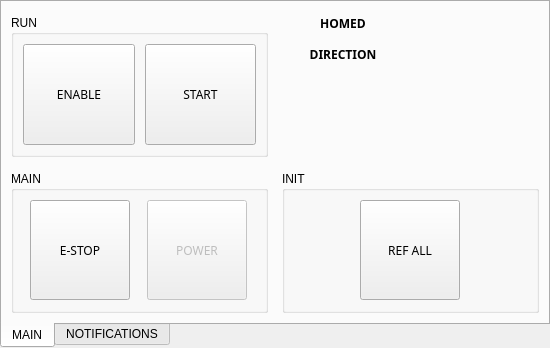
<?xml version="1.0" encoding="UTF-8"?>
<ui version="4.0">
 <class>Form</class>
 <widget class="VCPMainWindow" name="Form">
  <property name="geometry">
   <rect>
    <x>0</x>
    <y>0</y>
    <width>550</width>
    <height>348</height>
   </rect>
  </property>
  <property name="windowTitle">
   <string>Form</string>
  </property>
  <widget class="QWidget" name="centralwidget">
   <layout class="QHBoxLayout" name="horizontalLayout">
    <property name="spacing">
     <number>0</number>
    </property>
    <property name="leftMargin">
     <number>0</number>
    </property>
    <property name="topMargin">
     <number>0</number>
    </property>
    <property name="rightMargin">
     <number>0</number>
    </property>
    <property name="bottomMargin">
     <number>0</number>
    </property>
    <item>
     <widget class="QTabWidget" name="mainTabWidget">
      <property name="enabled">
       <bool>true</bool>
      </property>
      <property name="tabPosition">
       <enum>QTabWidget::South</enum>
      </property>
      <property name="currentIndex">
       <number>0</number>
      </property>
      <widget class="QWidget" name="tab">
       <attribute name="title">
        <string>MAIN</string>
       </attribute>
       <layout class="QHBoxLayout" name="horizontalLayout_4">
        <property name="spacing">
         <number>14</number>
        </property>
        <property name="topMargin">
         <number>0</number>
        </property>
        <item>
         <layout class="QGridLayout" name="gridLayout">
          <property name="topMargin">
           <number>13</number>
          </property>
          <item row="0" column="2">
           <layout class="QGridLayout" name="gridLayout_2">
            <item row="0" column="1">
             <widget class="StatusLED" name="statusled_2">
              <property name="rules" stdset="0">
               <string>[{&quot;channels&quot;: [{&quot;url&quot;: &quot;status:all_axes_homed&quot;, &quot;trigger&quot;: true}], &quot;property&quot;: &quot;On&quot;, &quot;expression&quot;: &quot;ch[0]&quot;, &quot;name&quot;: &quot;Homed&quot;}]</string>
              </property>
             </widget>
            </item>
            <item row="1" column="0">
             <widget class="QLabel" name="label_9">
              <property name="font">
               <font>
                <family>Sans</family>
                <weight>75</weight>
                <italic>false</italic>
                <bold>true</bold>
               </font>
              </property>
              <property name="text">
               <string>DIRECTION</string>
              </property>
              <property name="alignment">
               <set>Qt::AlignCenter</set>
              </property>
             </widget>
            </item>
            <item row="1" column="1">
             <widget class="HalLedIndicator" name="halledindicator_2">
              <property name="state">
               <bool>false</bool>
              </property>
              <property name="pinBaseName" stdset="0">
               <string>direction_led</string>
              </property>
             </widget>
            </item>
            <item row="3" column="0">
             <widget class="DROLabel" name="drolabel_2">
              <property name="referenceType" stdset="0">
               <number>1</number>
              </property>
              <property name="axisNumber" stdset="0">
               <number>1</number>
              </property>
              <property name="inchFormat" stdset="0">
               <string>%9.4f</string>
              </property>
              <property name="millimeterFormat" stdset="0">
               <string>%10.3f</string>
              </property>
              <property name="degreeFormat" stdset="0">
               <string>%10.2f</string>
              </property>
              <property name="latheMode" stdset="0">
               <number>0</number>
              </property>
             </widget>
            </item>
            <item row="2" column="1">
             <widget class="StatusLED" name="statusled">
              <property name="state">
               <bool>false</bool>
              </property>
              <property name="rules" stdset="0">
               <string>[{&quot;channels&quot;: [{&quot;url&quot;: &quot;status:joint.0.velocity&quot;, &quot;trigger&quot;: true}], &quot;property&quot;: &quot;On&quot;, &quot;expression&quot;: &quot;bool(ch[0])&quot;, &quot;name&quot;: &quot;Motion&quot;}]</string>
              </property>
             </widget>
            </item>
            <item row="0" column="0">
             <widget class="QLabel" name="label_6">
              <property name="font">
               <font>
                <family>Sans</family>
                <weight>75</weight>
                <italic>false</italic>
                <bold>true</bold>
               </font>
              </property>
              <property name="text">
               <string>HOMED</string>
              </property>
              <property name="alignment">
               <set>Qt::AlignCenter</set>
              </property>
             </widget>
            </item>
            <item row="2" column="0">
             <widget class="DROLabel" name="drolabel">
              <property name="referenceType" stdset="0">
               <number>1</number>
              </property>
              <property name="axisNumber" stdset="0">
               <number>0</number>
              </property>
              <property name="inchFormat" stdset="0">
               <string>%9.4f</string>
              </property>
              <property name="millimeterFormat" stdset="0">
               <string>%10.3f</string>
              </property>
              <property name="degreeFormat" stdset="0">
               <string>%10.2f</string>
              </property>
              <property name="latheMode" stdset="0">
               <number>0</number>
              </property>
             </widget>
            </item>
            <item row="4" column="0">
             <widget class="DROLabel" name="drolabel_3">
              <property name="referenceType" stdset="0">
               <number>1</number>
              </property>
              <property name="axisNumber" stdset="0">
               <number>2</number>
              </property>
              <property name="inchFormat" stdset="0">
               <string>%9.4f</string>
              </property>
              <property name="millimeterFormat" stdset="0">
               <string>%10.3f</string>
              </property>
              <property name="degreeFormat" stdset="0">
               <string>%10.2f</string>
              </property>
              <property name="latheMode" stdset="0">
               <number>0</number>
              </property>
             </widget>
            </item>
            <item row="4" column="1">
             <widget class="StatusLED" name="statusled_6">
              <property name="rules" stdset="0">
               <string>[{&quot;channels&quot;: [{&quot;url&quot;: &quot;status:joint.2.velocity&quot;, &quot;trigger&quot;: true}], &quot;property&quot;: &quot;On&quot;, &quot;expression&quot;: &quot;bool(ch[0])&quot;, &quot;name&quot;: &quot;Motion&quot;}]</string>
              </property>
             </widget>
            </item>
            <item row="3" column="1">
             <widget class="StatusLED" name="statusled_7">
              <property name="rules" stdset="0">
               <string>[{&quot;channels&quot;: [{&quot;url&quot;: &quot;status:joint.1.velocity&quot;, &quot;trigger&quot;: true}], &quot;property&quot;: &quot;On&quot;, &quot;expression&quot;: &quot;bool(ch[0])&quot;, &quot;name&quot;: &quot;Motion&quot;}]</string>
              </property>
             </widget>
            </item>
           </layout>
          </item>
          <item row="1" column="2">
           <widget class="QGroupBox" name="main_gbox_3">
            <property name="title">
             <string>INIT</string>
            </property>
            <layout class="QHBoxLayout" name="horizontalLayout_8">
             <property name="spacing">
              <number>10</number>
             </property>
             <item>
              <widget class="ActionButton" name="ref_all_button">
               <property name="sizePolicy">
                <sizepolicy hsizetype="Fixed" vsizetype="Fixed">
                 <horstretch>1</horstretch>
                 <verstretch>0</verstretch>
                </sizepolicy>
               </property>
               <property name="minimumSize">
                <size>
                 <width>32</width>
                 <height>27</height>
                </size>
               </property>
               <property name="maximumSize">
                <size>
                 <width>100</width>
                 <height>100</height>
                </size>
               </property>
               <property name="font">
                <font>
                 <family>Sans</family>
                 <weight>50</weight>
                 <italic>false</italic>
                 <bold>false</bold>
                </font>
               </property>
               <property name="focusPolicy">
                <enum>Qt::NoFocus</enum>
               </property>
               <property name="styleSheet">
                <string notr="true"/>
               </property>
               <property name="text">
                <string>REF ALL</string>
               </property>
               <property name="rules" stdset="0">
                <string>[{&quot;channels&quot;: [{&quot;url&quot;: &quot;status:all_axes_homed&quot;, &quot;trigger&quot;: true}], &quot;property&quot;: &quot;Text&quot;, &quot;expression&quot;: &quot;'HOMED' if ch[0] else 'REF ALL'&quot;, &quot;name&quot;: &quot;reference_all&quot;}]</string>
               </property>
               <property name="actionName" stdset="0">
                <string>machine.home.all</string>
               </property>
              </widget>
             </item>
            </layout>
           </widget>
          </item>
          <item row="0" column="1">
           <widget class="QGroupBox" name="main_gbox_6">
            <property name="title">
             <string>RUN</string>
            </property>
            <layout class="QHBoxLayout" name="horizontalLayout_12">
             <property name="spacing">
              <number>10</number>
             </property>
             <item>
              <widget class="HalButton" name="halbutton_2">
               <property name="sizePolicy">
                <sizepolicy hsizetype="Minimum" vsizetype="Minimum">
                 <horstretch>0</horstretch>
                 <verstretch>0</verstretch>
                </sizepolicy>
               </property>
               <property name="maximumSize">
                <size>
                 <width>120</width>
                 <height>120</height>
                </size>
               </property>
               <property name="font">
                <font>
                 <family>Sans</family>
                 <weight>50</weight>
                 <italic>false</italic>
                 <bold>false</bold>
                </font>
               </property>
               <property name="text">
                <string>ENABLE</string>
               </property>
               <property name="checkable">
                <bool>true</bool>
               </property>
               <property name="rules" stdset="0">
                <string>[{&quot;channels&quot;: [{&quot;url&quot;: &quot;status:all_axes_homed&quot;, &quot;trigger&quot;: true}], &quot;property&quot;: &quot;Enable&quot;, &quot;expression&quot;: &quot;ch[0]&quot;, &quot;name&quot;: &quot;isHomed&quot;}]</string>
               </property>
               <property name="pinBaseName" stdset="0">
                <string>table</string>
               </property>
              </widget>
             </item>
             <item>
              <widget class="HalButton" name="halbutton">
               <property name="sizePolicy">
                <sizepolicy hsizetype="Minimum" vsizetype="Minimum">
                 <horstretch>0</horstretch>
                 <verstretch>0</verstretch>
                </sizepolicy>
               </property>
               <property name="maximumSize">
                <size>
                 <width>120</width>
                 <height>120</height>
                </size>
               </property>
               <property name="font">
                <font>
                 <family>Sans</family>
                 <weight>50</weight>
                 <italic>false</italic>
                 <bold>false</bold>
                </font>
               </property>
               <property name="text">
                <string>START</string>
               </property>
               <property name="rules" stdset="0">
                <string>[{&quot;channels&quot;: [{&quot;url&quot;: &quot;status:all_axes_homed&quot;, &quot;trigger&quot;: true}], &quot;property&quot;: &quot;Enable&quot;, &quot;expression&quot;: &quot;ch[0]&quot;, &quot;name&quot;: &quot;isHomed&quot;}]</string>
               </property>
               <property name="pinBaseName" stdset="0">
                <string>start</string>
               </property>
              </widget>
             </item>
            </layout>
           </widget>
          </item>
          <item row="1" column="1">
           <widget class="QGroupBox" name="main_gbox_5">
            <property name="title">
             <string>MAIN</string>
            </property>
            <layout class="QHBoxLayout" name="horizontalLayout_11">
             <property name="spacing">
              <number>10</number>
             </property>
             <item>
              <widget class="ActionButton" name="estop_abutton_5">
               <property name="sizePolicy">
                <sizepolicy hsizetype="Fixed" vsizetype="Fixed">
                 <horstretch>0</horstretch>
                 <verstretch>0</verstretch>
                </sizepolicy>
               </property>
               <property name="minimumSize">
                <size>
                 <width>32</width>
                 <height>27</height>
                </size>
               </property>
               <property name="maximumSize">
                <size>
                 <width>100</width>
                 <height>100</height>
                </size>
               </property>
               <property name="font">
                <font>
                 <family>Sans</family>
                 <weight>50</weight>
                 <italic>false</italic>
                 <bold>false</bold>
                </font>
               </property>
               <property name="text">
                <string>E-STOP</string>
               </property>
               <property name="checkable">
                <bool>true</bool>
               </property>
               <property name="actionName" stdset="0">
                <string>machine.estop.toggle</string>
               </property>
              </widget>
             </item>
             <item>
              <widget class="ActionButton" name="power_abutton_6">
               <property name="enabled">
                <bool>false</bool>
               </property>
               <property name="sizePolicy">
                <sizepolicy hsizetype="Fixed" vsizetype="Fixed">
                 <horstretch>0</horstretch>
                 <verstretch>0</verstretch>
                </sizepolicy>
               </property>
               <property name="minimumSize">
                <size>
                 <width>32</width>
                 <height>27</height>
                </size>
               </property>
               <property name="maximumSize">
                <size>
                 <width>100</width>
                 <height>100</height>
                </size>
               </property>
               <property name="font">
                <font>
                 <family>Sans</family>
                 <weight>50</weight>
                 <italic>false</italic>
                 <bold>false</bold>
                </font>
               </property>
               <property name="text">
                <string>POWER</string>
               </property>
               <property name="checkable">
                <bool>true</bool>
               </property>
               <property name="actionName" stdset="0">
                <string>machine.power.toggle</string>
               </property>
              </widget>
             </item>
            </layout>
           </widget>
          </item>
         </layout>
        </item>
       </layout>
      </widget>
      <widget class="QWidget" name="tab_6">
       <attribute name="title">
        <string>NOTIFICATIONS</string>
       </attribute>
       <layout class="QHBoxLayout" name="horizontalLayout_2">
        <property name="spacing">
         <number>14</number>
        </property>
        <property name="leftMargin">
         <number>9</number>
        </property>
        <property name="topMargin">
         <number>0</number>
        </property>
        <item>
         <widget class="NotificationWidget" name="notificationwidget_2"/>
        </item>
       </layout>
      </widget>
     </widget>
    </item>
   </layout>
  </widget>
 </widget>
 <customwidgets>
  <customwidget>
   <class>VCPMainWindow</class>
   <extends>QMainWindow</extends>
   <header>qtpyvcp.widgets.form_widgets.main_window</header>
   <container>1</container>
  </customwidget>
  <customwidget>
   <class>ActionButton</class>
   <extends>QPushButton</extends>
   <header>qtpyvcp.widgets.button_widgets.action_button</header>
  </customwidget>
  <customwidget>
   <class>DROLabel</class>
   <extends>QLabel</extends>
   <header>qtpyvcp.widgets.display_widgets.dro_label</header>
  </customwidget>
  <customwidget>
   <class>StatusLED</class>
   <extends>QWidget</extends>
   <header>qtpyvcp.widgets.display_widgets.status_led</header>
  </customwidget>
  <customwidget>
   <class>NotificationWidget</class>
   <extends>QWidget</extends>
   <header>qtpyvcp.widgets.display_widgets.notification_widget</header>
  </customwidget>
  <customwidget>
   <class>HalLedIndicator</class>
   <extends>QWidget</extends>
   <header>qtpyvcp.widgets.hal_widgets.hal_led</header>
  </customwidget>
  <customwidget>
   <class>HalButton</class>
   <extends>QPushButton</extends>
   <header>qtpyvcp.widgets.hal_widgets.hal_button</header>
  </customwidget>
 </customwidgets>
 <resources/>
 <connections/>
</ui>
